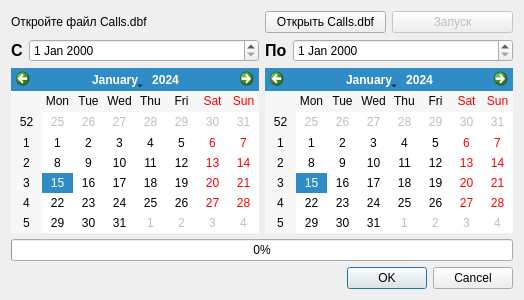
<?xml version="1.0" encoding="UTF-8"?>
<ui version="4.0">
 <class>MainWindow</class>
 <widget class="QDialog" name="MainWindow">
  <property name="geometry">
   <rect>
    <x>0</x>
    <y>0</y>
    <width>524</width>
    <height>300</height>
   </rect>
  </property>
  <property name="windowTitle">
   <string>MainWindow</string>
  </property>
  <layout class="QVBoxLayout" name="verticalLayout">
   <item>
    <layout class="QGridLayout" name="gridLayout">
     <item row="4" column="0">
      <layout class="QHBoxLayout" name="horizontalLayout">
       <item>
        <widget class="QLabel" name="fromLabel">
         <property name="sizePolicy">
          <sizepolicy hsizetype="Preferred" vsizetype="Preferred">
           <horstretch>0</horstretch>
           <verstretch>0</verstretch>
          </sizepolicy>
         </property>
         <property name="font">
          <font>
           <pointsize>12</pointsize>
           <weight>75</weight>
           <bold>true</bold>
          </font>
         </property>
         <property name="text">
          <string>С</string>
         </property>
        </widget>
       </item>
       <item>
        <widget class="QDateEdit" name="fromDateEdit">
         <property name="sizePolicy">
          <sizepolicy hsizetype="Expanding" vsizetype="Fixed">
           <horstretch>0</horstretch>
           <verstretch>0</verstretch>
          </sizepolicy>
         </property>
        </widget>
       </item>
      </layout>
     </item>
     <item row="4" column="1">
      <layout class="QHBoxLayout" name="horizontalLayout_2">
       <item>
        <widget class="QLabel" name="tillLabel">
         <property name="font">
          <font>
           <pointsize>12</pointsize>
           <weight>75</weight>
           <bold>true</bold>
          </font>
         </property>
         <property name="text">
          <string>По</string>
         </property>
        </widget>
       </item>
       <item>
        <widget class="QDateEdit" name="tillDateEdit">
         <property name="sizePolicy">
          <sizepolicy hsizetype="Expanding" vsizetype="Fixed">
           <horstretch>0</horstretch>
           <verstretch>0</verstretch>
          </sizepolicy>
         </property>
        </widget>
       </item>
      </layout>
     </item>
     <item row="5" column="0">
      <widget class="QCalendarWidget" name="fromCalendarWidget"/>
     </item>
     <item row="5" column="1">
      <widget class="QCalendarWidget" name="tillCalendarWidget"/>
     </item>
     <item row="1" column="1">
      <layout class="QHBoxLayout" name="horizontalLayout_3">
       <item>
        <widget class="QPushButton" name="openDbfButton">
         <property name="text">
          <string>Открыть Calls.dbf</string>
         </property>
        </widget>
       </item>
       <item>
        <widget class="QPushButton" name="processButton">
         <property name="enabled">
          <bool>false</bool>
         </property>
         <property name="text">
          <string>Запуск</string>
         </property>
        </widget>
       </item>
      </layout>
     </item>
     <item row="1" column="0">
      <widget class="QLabel" name="dbfFilePathLabel">
       <property name="text">
        <string>Откройте файл Calls.dbf</string>
       </property>
       <property name="wordWrap">
        <bool>true</bool>
       </property>
      </widget>
     </item>
    </layout>
   </item>
   <item>
    <widget class="QProgressBar" name="progressBar">
     <property name="maximum">
      <number>100</number>
     </property>
     <property name="value">
      <number>0</number>
     </property>
    </widget>
   </item>
   <item>
    <widget class="QDialogButtonBox" name="buttonBox">
     <property name="standardButtons">
      <set>QDialogButtonBox::Cancel|QDialogButtonBox::Ok</set>
     </property>
    </widget>
   </item>
  </layout>
 </widget>
 <layoutdefault spacing="6" margin="11"/>
 <resources/>
 <connections>
  <connection>
   <sender>buttonBox</sender>
   <signal>rejected()</signal>
   <receiver>MainWindow</receiver>
   <slot>reject()</slot>
   <hints>
    <hint type="sourcelabel">
     <x>261</x>
     <y>278</y>
    </hint>
    <hint type="destinationlabel">
     <x>261</x>
     <y>149</y>
    </hint>
   </hints>
  </connection>
 </connections>
</ui>
